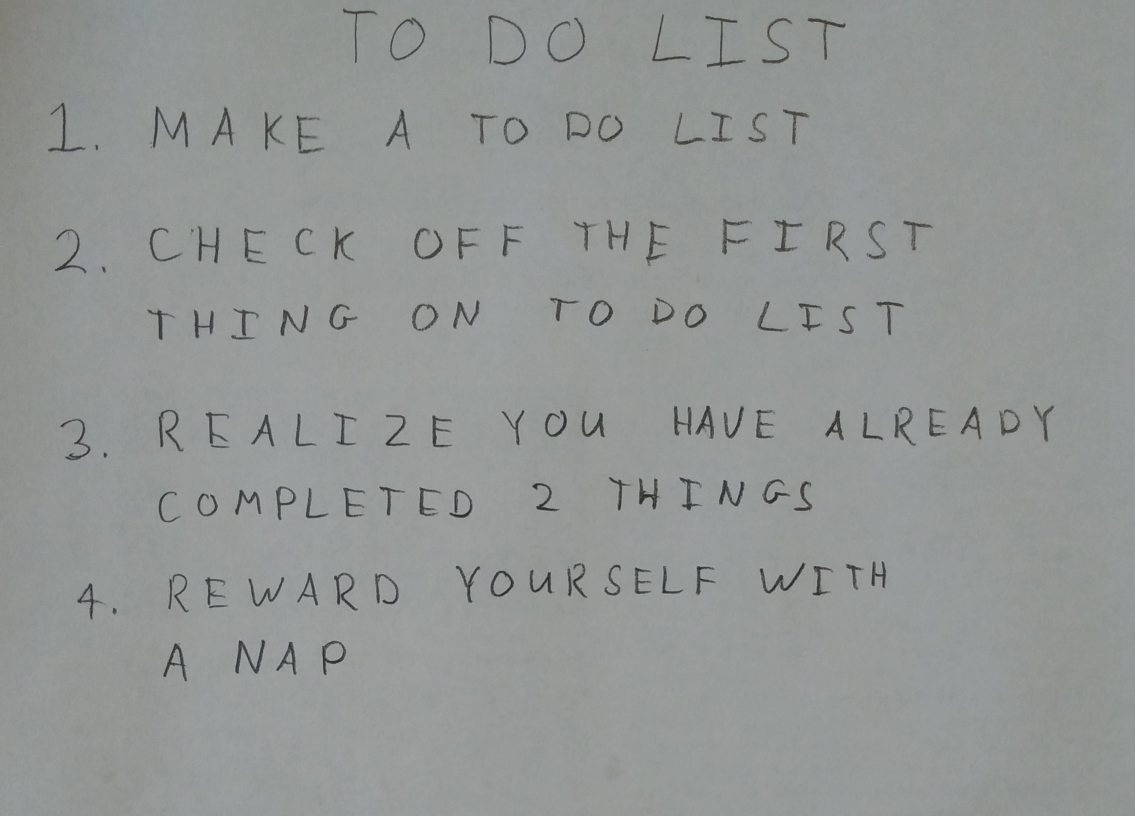
#> input picture Assignments/HW5/images/01_list.jpg, 2270 x 1631 px (shown at 1/2 size); its folder holds only this picture in this run
$ python run_q4.py
#> lines starting #> are read from the running program, lines starting #| are printed output that depends on the picture; after the words box and inside, x2 and y2 are one past the last pixel; in counts of white or black regions, pixels touching at a corner belong together
### Assignments/HW5/python/q4.py
#!/usr/bin/python3

'''
16-720B Computer Vision (Fall 2018)
Homework 5 - Neural Networks for Recognition
'''

__author__ = "Heethesh Vhavle"
__credits__ = ["Simon Lucey", "16-720B TAs"]
__version__ = "1.0.1"
__email__ = "heethesh@cmu.edu"

import numpy as np
import skimage
import skimage.io
import skimage.measure
import skimage.color
import skimage.filters
import skimage.morphology
import skimage.segmentation

import matplotlib.pyplot as plt
import matplotlib.patches as mpatches

import warnings
warnings.simplefilter(action='ignore', category=FutureWarning)
warnings.simplefilter(action='ignore', category=UserWarning)

BLUR_SIGMA = 2
BW_CLOSING_ITERS = 3
MIN_BBOX_AREA = 1000
LABELS_EROSION_ITERS = 4
JOINT_MIN_ASPECT_RATIO = 1.15
JOINT_EROSION_ITERS = 1
LINE_DETECTION_THRESH = 100

def findLabels(image, morph_iters=LABELS_EROSION_ITERS):
    for _ in range(morph_iters): image = skimage.morphology.binary_erosion(image)
    image = skimage.img_as_float(image)
    labels = skimage.measure.label(image-1)
    labels = skimage.segmentation.clear_border(labels)
    regions = skimage.measure.regionprops(labels)
    return labels, regions

# [10 lines left out: function drawBoxes, not called in this run]

def removeJoints(image, bboxes):
    i = 0
    while i < len(bboxes):
        minr, minc, maxr, maxc = bboxes[i]
        if (maxc - minc) / (maxr - minr) > JOINT_MIN_ASPECT_RATIO:
            letter = np.ones_like(image)
            letter[minr:maxr, minc:maxc] = image[minr:maxr, minc:maxc]
            _, regions = findLabels(letter, morph_iters=JOINT_EROSION_ITERS)
            n = len(regions)
            if n > 1:
                print('Found %d joined letters'%n)
                bboxes = bboxes[:i] + [ region.bbox for region in regions ] + bboxes[i+1:]
                i += (n - 1)
        i += 1

    return bboxes

def sortLetters(bboxes):
    # Sort all letters row wise
    bboxes.sort(key=lambda x: (x[0]))

    # Find lines and group the letters per line
    lines, words = [], []
    last_line = 1e8
    for bbox in bboxes:
        if abs(last_line - bbox[0]) > LINE_DETECTION_THRESH:
            if words: lines.append(words)
            words = []
        words.append(bbox)
        last_line = bbox[0]
    if words: lines.append(words)

    # Sort the letters column wise per line
    counts = []
    bboxes_sorted = []
    for line in lines:
        line.sort(key=lambda x: (x[1]))
        counts.append(len(line))
        bboxes_sorted += line

    return bboxes_sorted, np.cumsum(counts)

def findLetters(image):
    # Preprocess and threshold the image
    image = skimage.img_as_float(image)
    image = skimage.color.rgb2gray(image)
    image = image / np.max(image)
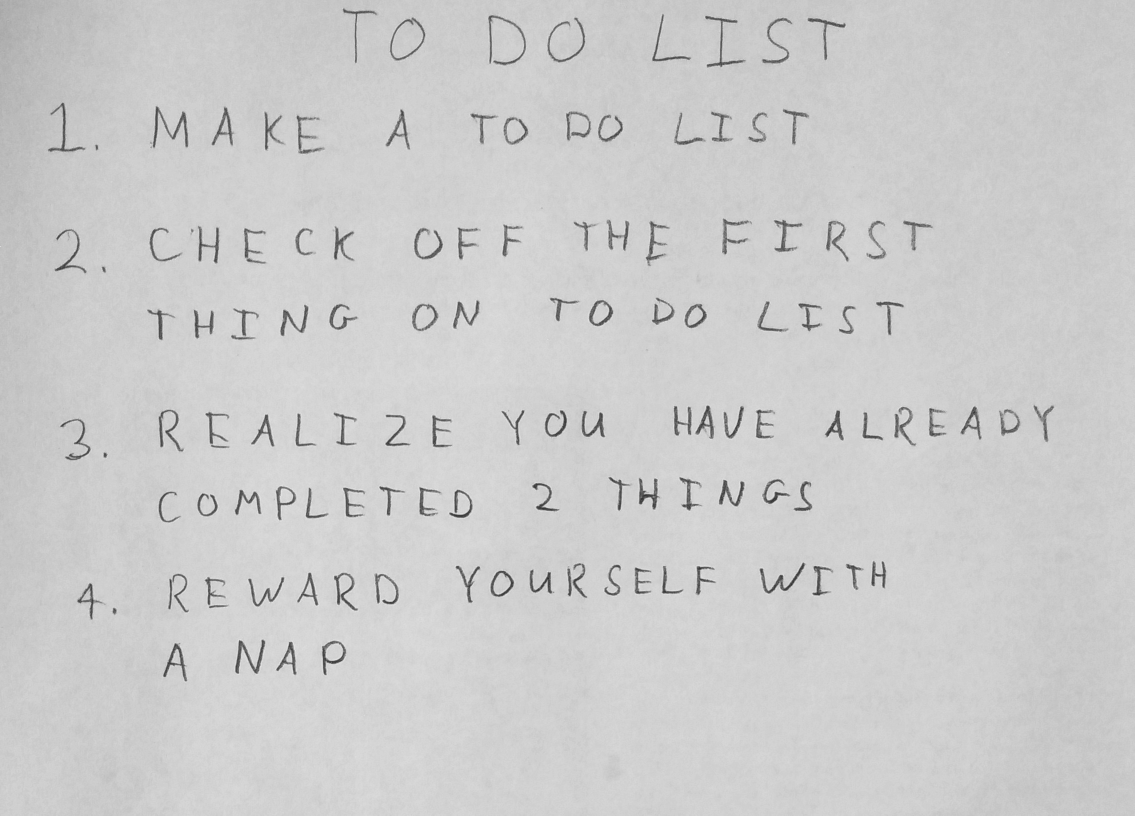
#> image: shape (1631, 2270) float64 (shown at 1/2 size); min 0.131, max 1, mean 0.8
    image = skimage.filters.gaussian(image, sigma=BLUR_SIGMA)
    thresh = skimage.filters.threshold_otsu(image)
#> thresh = 0.677
    bw = image > thresh
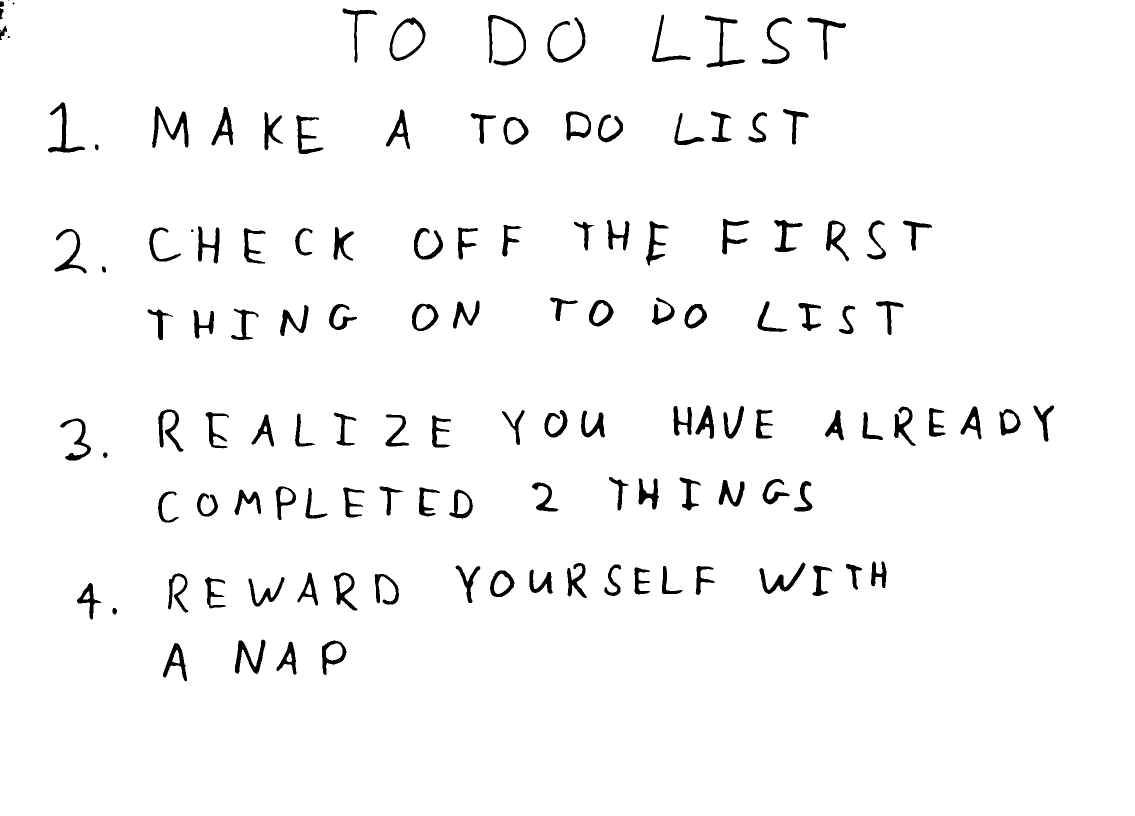
#> bw: shape (1631, 2270) bool (shown at 1/2 size); 96.9% white; 126 black regions (3 under 20 px), largest, box (x1, y1, x2, y2) and area: (304, 213, 377, 296) 1895, (976, 30, 1052, 131) 1658, (1410, 31, 1490, 135) 1588

    # Apply morphological opertaions
    iters = (image.shape[0] * image.shape[1])//int(1.5e6) + 2*int(image.shape[1]>4000)
#> iters = 2
    for _ in range(iters): bw = skimage.morphology.binary_erosion(bw)
    for _ in range(BW_CLOSING_ITERS): bw = skimage.morphology.binary_closing(bw)
    bw = skimage.img_as_float(bw)
#> bw: shape (1631, 2270) float64; values 0 (black) and 1 (white), 95.2% white; 125 black regions (1 under 20 px), largest, box (x1, y1, x2, y2) and area: (302, 211, 379, 298) 2846, (974, 28, 1054, 133) 2708, (1408, 29, 1492, 137) 2467

    # Assign labels and find the bounding boxes
    labels, regions = findLabels(bw)
#> after the loop in findLabels, `for _ in range(morph_iters): image = skimage.morphology.binary_erosion..`: image: shape (1631, 2270) bool; 91.9% white; 120 black regions, largest, box (x1, y1, x2, y2) and area: (1341, 805, 1434, 884) 4949, (970, 24, 1058, 137) 4778, (298, 207, 383, 302) 4641
#> in findLabels, `image = skimage.img_as_float(image)`: image: shape (1631, 2270) float64; values 0 (black) and 1 (white), 91.9% white; 120 black regions
#> in findLabels, `labels = skimage.measure.label(image-1)`:
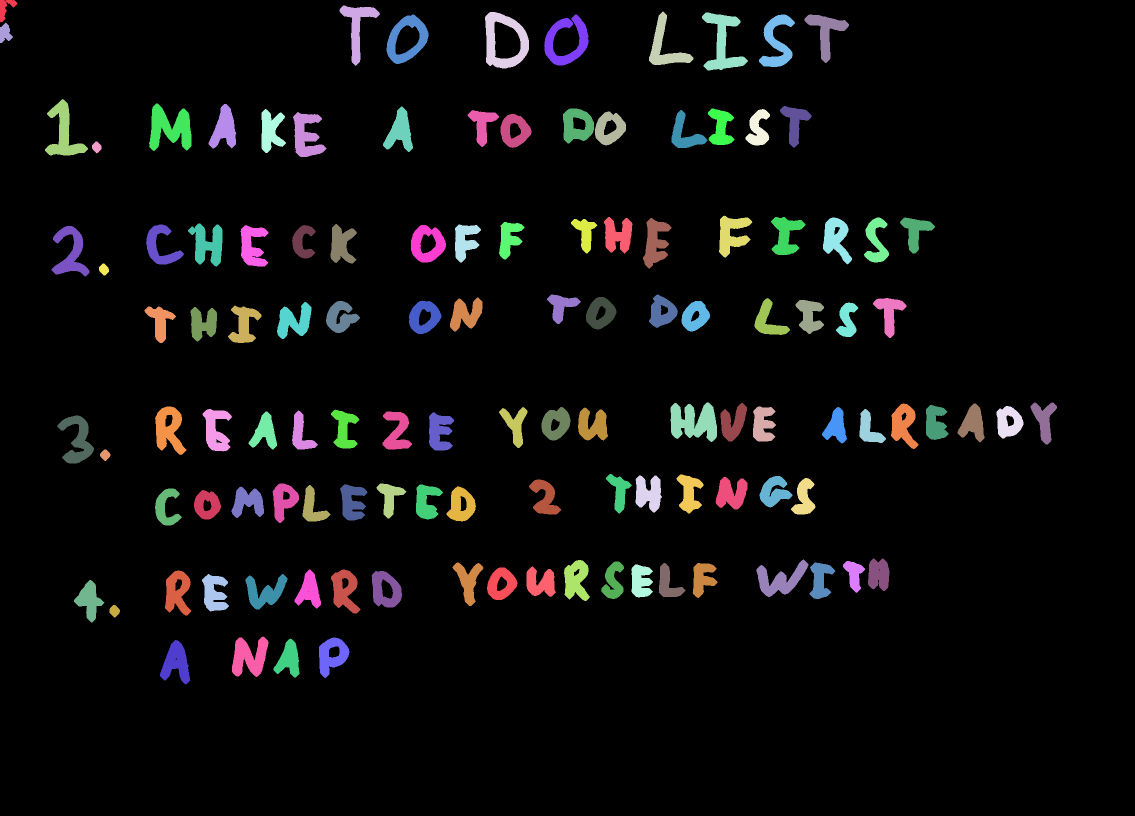
#> labels: shape (1631, 2270) int64 (shown at 1/2 size); 121 distinct labels, from 0 to 120; one colour per label, 0 black
#> in findLabels, `labels = skimage.segmentation.clear_border(labels)`: labels: shape (1631, 2270) int64; 119 distinct labels, from 0 to 120
#> in findLabels, `regions = skimage.measure.regionprops(labels)`: regions = 118 regions; largest, box (x1, y1, x2, y2) and area: (1341, 805, 1434, 884) 4949, (970, 24, 1058, 137) 4778, (298, 207, 383, 302) 4641, (1404, 25, 1496, 141) 4242, (1088, 29, 1177, 131) 4057
    bboxes = [ region.bbox for region in regions if region.area > MIN_BBOX_AREA]
#> bboxes = 114 items, first 6: (11, 679, 132, 760), (23, 1298, 130, 1387), (24, 970, 137, 1058), (25, 1404, 141, 1496), (29, 773, 128, 857), (29, 1088, 131, 1177)
    bboxes = removeJoints(bw, bboxes)
#> the loop in removeJoints, `while i < len(bboxes):` made 114 passes
#> (minr, minc, maxr, maxc, n, i) on passes 40, 55: (589, 1094, 648, 1162, 1, 40), (805, 1341, 884, 1434, 2, 56)
#> (minr, minc, maxr, maxc, n) on passes 93, 109: (1119, 1513, 1194, 1617, 1), (1148, 491, 1219, 575, 1)
#| Found 2 joined letters
#> after the loop in removeJoints, `while i < len(bboxes):`:
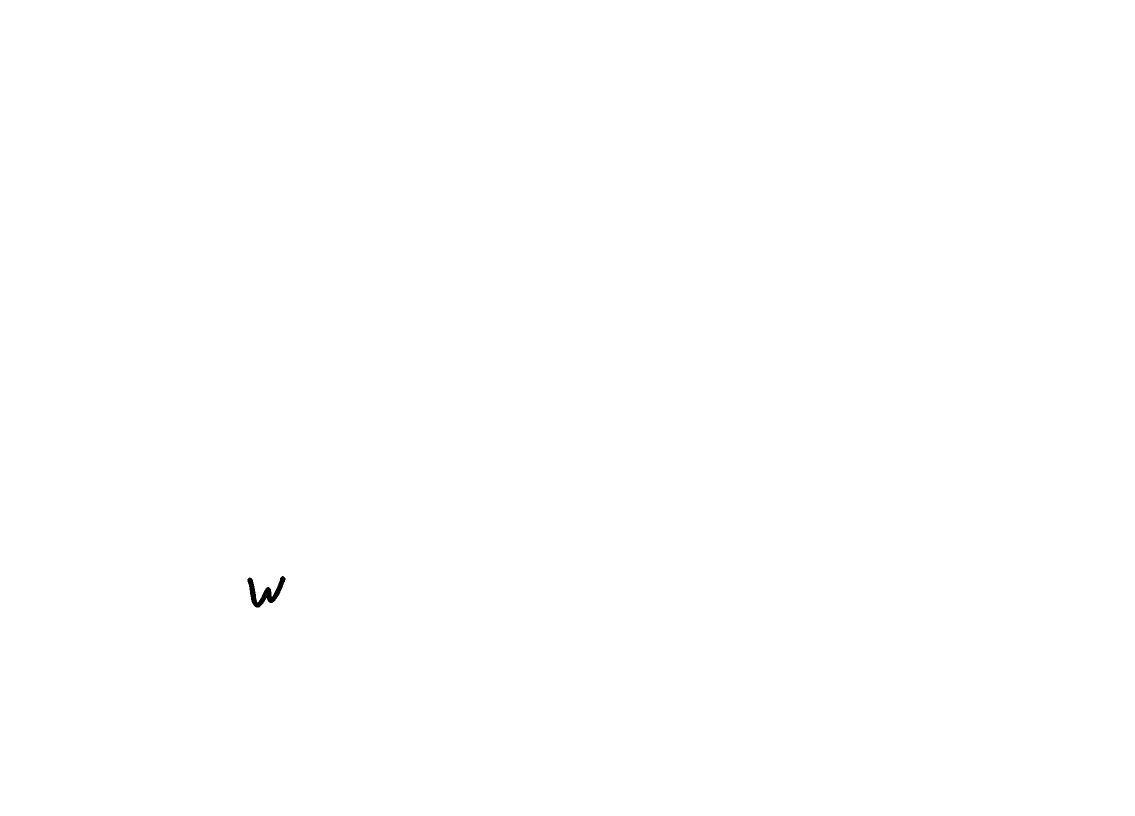
#> letter: shape (1631, 2270) float64 (shown at 1/2 size); values 0 (black) and 1 (white), 100% white; 1 black region, box (x1, y1, x2, y2) and area: (495, 1152, 571, 1215) 1715
#> after the loop in removeJoints, `while i < len(bboxes):`: bboxes = 115 items, first 6: (11, 679, 132, 760), (23, 1298, 130, 1387), (24, 970, 137, 1058), (25, 1404, 141, 1496), (29, 773, 128, 857), (29, 1088, 131, 1177); i = 115
    if __name__ == '__main__': drawBoxes(bw, bboxes)

    return bboxes, bw

# [8 lines that do not run on import are left out]

### Assignments/HW5/python/nn.py
#!/usr/bin/python3

'''
16-720B Computer Vision (Fall 2018)
Homework 5 - Neural Networks for Recognition
'''

__author__ = "Heethesh Vhavle"
__credits__ = ["Simon Lucey", "16-720B TAs"]
__version__ = "1.0.1"
__email__ = "heethesh@cmu.edu"

import numpy as np
from util import *

'''
Q 2.1
Initialize b to 0 vector
b should be a 1D array, not a 2D array with a singleton dimension
We will do XW + b.
X be [Examples, Dimensions]
'''
# [10 lines left out: function initialize_weights, not called in this run]

'''
Q 2.2.1
x is a matrix
A sigmoid activation function
'''
def sigmoid(x):
    res = 1 / (1 + np.exp(-x))
    return res

'''
Q 2.2.1
Get the layer parameters
Do a forward pass

Keyword arguments:
X - input vector [Examples x D]
params - a dictionary containing parameters
name - name of the layer
activation - the activation function (default is sigmoid)
'''
def forward(X, params, name='', activation=sigmoid):
    W = params['W' + name]
    b = params['b' + name]

    # Forward pass
    pre_act = np.dot(X, W) + b
    post_act = activation(pre_act)

    # Store the pre-activation and post-activation values
    # These will be important in backprop
    params['cache_' + name] = (X, pre_act, post_act)

    return post_act

'''
Q 2.2.2
x is [examples, classes]
Softmax should be done for each row
'''
def softmax(x):
    if x.shape[0] == 1:
        res = np.exp(x - np.amax(x))
        res = res / np.sum(res)
    else:
        res = np.exp(x - np.amax(x, axis=1).reshape(-1, 1))
        res = res / np.sum(res, axis=1).reshape(-1, 1)
    return res

'''
Q 2.2.3
Compute total loss and accuracy
y is size [examples, classes]
probs is size [examples, classes]
'''
# [4 lines left out: function compute_loss_and_acc, not called in this run]

'''
We give this to you because you proved it
It's a function of post_act
'''
def sigmoid_deriv(post_act):
    res = post_act * (1.0 - post_act)
    return res

'''
Q 2.3.1
Do a backwards pass
Keyword arguments:
delta - errors to backprop
params - a dictionary containing parameters
name - name of the layer
activation_deriv - the derivative of the activation_func
'''
# [16 lines left out: function backwards, not called in this run]

'''
Q 2.4
Split x and y into random batches
Return a list of [(batch1_x, batch1_y), ...]
'''
# [4 lines left out: function get_random_batches, not called in this run]

### Assignments/HW5/python/run_q4.py
#!/usr/bin/python3

'''
16-720B Computer Vision (Fall 2018)
Homework 5 - Neural Networks for Recognition
'''

__author__ = "Heethesh Vhavle"
__credits__ = ["Simon Lucey", "16-720B TAs"]
__version__ = "1.0.1"
__email__ = "heethesh@cmu.edu"

import os
import pickle
import string

import numpy as np
import skimage
import skimage.io
import skimage.transform
import matplotlib.pyplot as plt
import matplotlib.patches

from nn import *
from q4 import *

import warnings
warnings.simplefilter(action='ignore', category=FutureWarning)
warnings.simplefilter(action='ignore', category=UserWarning)

ground_thruth = [list('TODOLIST1MAKEATODOLIST2CHECKOFFTHEFIRSTTHINGONTODOLIST3REALIZEYOUHAVEALREADYCOMPLETED2THINGS4REWARDYOURSELFWITHANAP'),
                 list('ABCDEFGHIJKLMNOPQRSTUVWXYZ1234567890'),
                 list('HAIKUSAREEASYBUTSOMETIMESTHEYDONTMAKESENSEREFRIGERATOR'),
                 list('DEEPLEARNINGDEEPERLEARNINGDEEPESTLEARNING')]

for img in os.listdir('../images'):
    # Read the test image
    im1 = skimage.img_as_float(skimage.io.imread(os.path.join('../images', img)))
    print('\nDetecting >>>', img)

    # Find and sort letters per line
    bboxes, bw = findLetters(im1)
    bboxes, counts = sortLetters(bboxes)
#> the loop in sortLetters, `for bbox in bboxes:` made 115 passes
#> (bbox, last_line) on passes 1 to 12: ((11, 679, 132, 760), 11), ((23, 1298, 130, 1387), 23), ((24, 970, 137, 1058), 24), ((25, 1404, 141, 1496), 25), ((29, 773, 128, 857), 29), ((29, 1088, 131, 1177), 29), ((29, 1518, 134, 1590), 29), ((29, 1609, 126, 1698), 29), ((198, 90, 311, 176), 198), ((207, 298, 302, 383), 207), ((208, 417, 297, 473), 208), ((212, 1560, 295, 1623), 212)
#> after the loop in sortLetters, `for bbox in bboxes:`: lines = 7 items
#> the loop in sortLetters, `for line in lines:` made 8 passes
#> after the loop in sortLetters, `for line in lines:`: bboxes_sorted = 115 items, first 6: (11, 679, 132, 760), (29, 773, 128, 857), (24, 970, 137, 1058), (29, 1088, 131, 1177), (23, 1298, 130, 1387), (25, 1404, 141, 1496); counts = [8, 14, 17, 15, 22, 16, 19, 4]
#> bboxes has the same summary as bboxes_sorted in sortLetters; counts = [8, 22, 39, 54, 76, 92, 111, 115]
    plt.imshow(bw, cmap='gray')

    # Preprocessing
    letters_to_detect = []
    for i, bbox in enumerate(bboxes):
        minr, minc, maxr, maxc = bbox

        # Rescale and crop letters
        crop = bw[minr:maxr, minc:maxc]
        crop = skimage.transform.rescale(crop, 26/max(maxc-minc, maxr-minr))

        # Pad letters with odd shape offsets
        ypad, xpad = (32 - crop.shape[0])//2, (32 - crop.shape[1])//2
        yodd, xodd = int(crop.shape[0]%2!=0), int(crop.shape[1]%2!=0)
        letter = np.pad(crop, ((ypad, ypad + 1*yodd), (xpad, xpad + 1*xodd)), 'constant', constant_values=(1, 1))
        skimage.io.imsave('../crops/%s_%02d.png'%(img.split('.')[0], i), letter)

        # Transpose and add letter for detection
        letters_to_detect.append(letter.T.flatten())

        # Draw bounding boxes
        rect = matplotlib.patches.Rectangle((minc, minr), maxc-minc, maxr-minr, fill=False, edgecolor='red', linewidth=2)
        plt.gca().add_patch(rect)
#> this loop made 115 passes
#> (minr, minc, maxr, maxc, xpad, xodd) on passes 1 to 12: (11, 679, 132, 760, 7, 1), (29, 773, 128, 857, 5, 0), (24, 970, 137, 1058, 6, 0), (29, 1088, 131, 1177, 4, 1), (23, 1298, 130, 1387, 5, 0), (25, 1404, 141, 1496, 5, 1), (29, 1518, 134, 1590, 7, 0), (29, 1609, 126, 1698, 4, 0), (198, 90, 311, 176, 6, 0), (207, 298, 302, 383, 4, 1), (208, 417, 297, 473, 8, 0), (218, 523, 306, 572, 9, 0)
#> bbox on passes 39 to 44: (435, 1800, 507, 1870), (613, 289, 686, 352), (614, 381, 683, 434), (611, 456, 686, 523), (604, 554, 678, 623), (602, 652, 666, 720)
#> pass 1, `crop = bw[minr:maxr, minc:maxc]`:
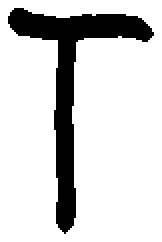
#> crop: shape (121, 81) float64 (shown 2 times larger); values 0 (black) and 1 (white), 82.8% white; 1 black region, box (x1, y1, x2, y2) and area: (4, 4, 77, 117) 1682

    # Display the image
    plt.show()

    # Test data
    letters_to_detect = np.vstack(letters_to_detect)

    # Load the weights
    params = pickle.load(open('q3_weights.pickle', 'rb'))
#> (reads Assignments/HW5/python/q3_weights.pickle from the repository)

    # Detect the letters using the neural network
    h1 = forward(letters_to_detect, params, name='layer1', activation=sigmoid)
#> in forward, `pre_act = np.dot(X, W) + b`:
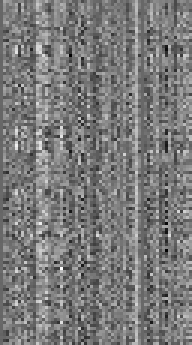
#> pre_act: shape (115, 64) float64 (shown 3 times larger); min -44.7, max 43.31, mean -2.3; drawn with min black and max white
    probs = forward(h1, params, name='output', activation=softmax)
#> in softmax, `res = np.exp(x - np.amax(x, axis=1).reshape(-1, 1))`:
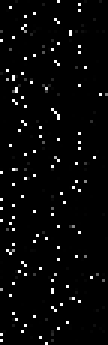
#> res: shape (115, 36) float64 (shown 3 times larger); min 1.63e-19, max 1, mean 0.0324
    detects = np.argmax(probs, axis=1)

    # Infer the detections
    letters = np.array([_ for _ in string.ascii_uppercase[:26]] + [str(_) for _ in range(10)])
    lines = np.split(letters[detects], counts[:-1])
    lines = [ ''.join(line.tolist()) for line in lines ]

    # Calculate accuracy
    correct = (ground_thruth[int(img[1])-1] == letters[detects])
    print('Accuracy: %.2f%%\n'%(correct.sum()*100.0/correct.size))
#| Accuracy: 77.39%

    # Display the detected lines
    for line in lines: print(line)
#> this loop made 8 passes
#| T0D0LIST
#| IHXXEAT0R0LIST
#| 2CHEEK0FF7HEFIRST
#| THING0NT0D0LI5T
#| ZREALIZEY0UHAVEALREADT
#| E0MPLETCDZTHINGI
#| 4REWRRDY0URSELFWITH
#| ANAP
